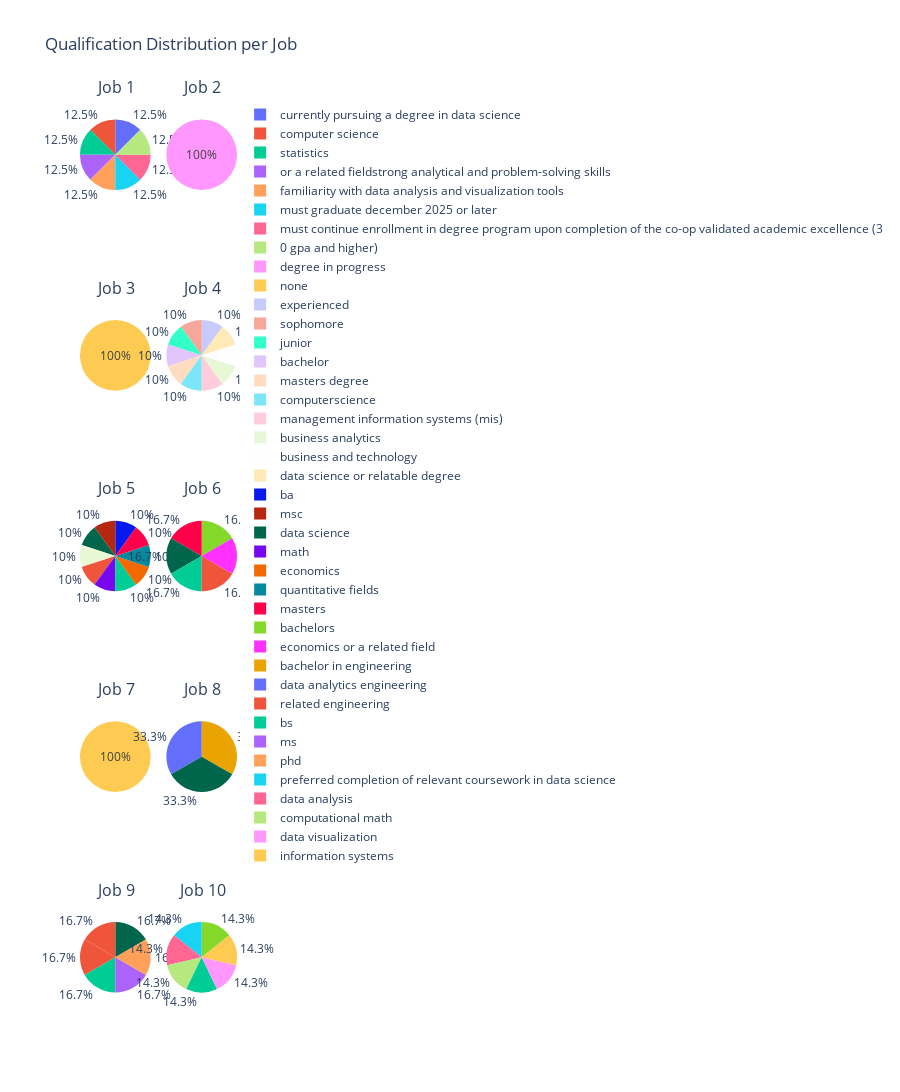

Write notebook code for a chart like this one.
### Code cell
import pandas as pd
import re
import plotly.graph_objects as go
from plotly.subplots import make_subplots

# Load job descriptions
df = pd.read_csv("jobs.csv")
df["Job_Description"] = df["Job_Description"].astype(str)

# Extract qualifications
qualifications_list = []
for desc in df["Job_Description"]:
    match = re.search(r"(?:MINIMUM QUALIFICATIONS:|QUALIFICATIONS:)(.*?)(?:SKILLS:|RESPONSIBILITIES:|LOCATION:|PAY:|APPLICATION DEADLINE:|JOB ID:|$)",
                      desc, re.IGNORECASE | re.DOTALL)
    qualifications = match.group(1).strip().lower() if match else "none"
    qualifications_list.append(qualifications)

# Create a DataFrame for qualifications
qual_df = pd.DataFrame({
    "Job": [f"Job {i+1}" for i in range(len(df))],
    "Qualifications": qualifications_list
})

# Break down the qualification text into separate keywords
qual_keywords = []
for i, row in qual_df.iterrows():
    items = re.split(r"[,\.\n]", row["Qualifications"])
    for item in items:
        clean_item = item.strip()
        if clean_item:
            qual_keywords.append({"Job": row["Job"], "Qualification": clean_item})

qual_keyword_df = pd.DataFrame(qual_keywords)

# Pie chart setup
jobs = qual_keyword_df["Job"].unique()
rows = (len(jobs) + 1) // 2
fig = make_subplots(rows=rows, cols=2, specs=[[{'type': 'domain'}]*2]*rows,
                    subplot_titles=jobs)

# Add pie charts
for idx, job in enumerate(jobs):
    row = (idx // 2) + 1
    col = (idx % 2) + 1
    job_data = qual_keyword_df[qual_keyword_df["Job"] == job]
    count_data = job_data["Qualification"].value_counts()
    fig.add_trace(go.Pie(labels=count_data.index, values=count_data.values, name=job),
                  row=row, col=col)

# Layout
fig.update_layout(title_text="Qualification Distribution per Job", height=300 * rows)
fig.show()

### Figure 1 — Plotly figure (JSON) as saved in the notebook; plotly's stock layout.template omitted (floating-point values rounded to 4 significant figures)
{"data": [{"domain": {"x": [0, 0.45], "y": [0.88, 1]}, "labels": ["currently pursuing a degree in data science", "computer science", "statistics", "or a related fieldstrong analytical and problem-solving skills", "familiarity with data analysis and visualization tools", "must graduate december 2025 or later", "must continue enrollment in degree program upon completion of the co-op validated academic excellence (3", "0 gpa and higher)"], "name": "Job 1", "type": "pie", "values": [1, 1, 1, 1, 1, 1, 1, 1]}, {"domain": {"x": [0.55, 1], "y": [0.88, 1]}, "labels": ["degree in progress"], "name": "Job 2", "type": "pie", "values": [1]}, {"domain": {"x": [0, 0.45], "y": [0.66, 0.78]}, "labels": ["none"], "name": "Job 3", "type": "pie", "values": [1]}, {"domain": {"x": [0.55, 1], "y": [0.66, 0.78]}, "labels": ["experienced", "sophomore", "junior", "bachelor", "masters degree", "computerscience", "management information systems (mis)", "business analytics", "business and technology", "data science or relatable degree"], "name": "Job 4", "type": "pie", "values": [1, 1, 1, 1, 1, 1, 1, 1, 1, 1]}, {"domain": {"x": [0, 0.45], "y": [0.44, 0.56]}, "labels": ["ba", "msc", "data science", "business analytics", "computer science", "math", "statistics", "economics", "quantitative fields", "masters"], "name": "Job 5", "type": "pie", "values": [1, 1, 1, 1, 1, 1, 1, 1, 1, 1]}, {"domain": {"x": [0.55, 1], "y": [0.44, 0.56]}, "labels": ["bachelors", "masters", "data science", "statistics", "computer science", "economics or a related field"], "name": "Job 6", "type": "pie", "values": [1, 1, 1, 1, 1, 1]}, {"domain": {"x": [0, 0.45], "y": [0.22, 0.34]}, "labels": ["none"], "name": "Job 7", "type": "pie", "values": [1]}, {"domain": {"x": [0.55, 1], "y": [0.22, 0.34]}, "labels": ["bachelor in engineering", "data analytics engineering", "data science"], "name": "Job 8", "type": "pie", "values": [1, 1, 1]}, {"domain": {"x": [0, 0.45], "y": [0, 0.12]}, "labels": ["data science", "computer science", "related engineering", "bs", "ms", "phd"], "name": "Job 9", "type": "pie", "values": [1, 1, 1, 1, 1, 1]}, {"domain": {"x": [0.55, 1], "y": [0, 0.12]}, "labels": ["bachelors", "preferred completion of relevant coursework in data science", "data analysis", "computational math", "statistics", "data visualization", "information systems"], "name": "Job 10", "type": "pie", "values": [1, 1, 1, 1, 1, 1, 1]}], "layout": {"annotations": [{"font": {"size": 16}, "showarrow": false, "text": "Job 1", "x": 0.225, "xanchor": "center", "xref": "paper", "y": 1, "yanchor": "bottom", "yref": "paper"}, {"font": {"size": 16}, "showarrow": false, "text": "Job 2", "x": 0.775, "xanchor": "center", "xref": "paper", "y": 1, "yanchor": "bottom", "yref": "paper"}, {"font": {"size": 16}, "showarrow": false, "text": "Job 3", "x": 0.225, "xanchor": "center", "xref": "paper", "y": 0.78, "yanchor": "bottom", "yref": "paper"}, {"font": {"size": 16}, "showarrow": false, "text": "Job 4", "x": 0.775, "xanchor": "center", "xref": "paper", "y": 0.78, "yanchor": "bottom", "yref": "paper"}, {"font": {"size": 16}, "showarrow": false, "text": "Job 5", "x": 0.225, "xanchor": "center", "xref": "paper", "y": 0.56, "yanchor": "bottom", "yref": "paper"}, {"font": {"size": 16}, "showarrow": false, "text": "Job 6", "x": 0.775, "xanchor": "center", "xref": "paper", "y": 0.56, "yanchor": "bottom", "yref": "paper"}, {"font": {"size": 16}, "showarrow": false, "text": "Job 7", "x": 0.225, "xanchor": "center", "xref": "paper", "y": 0.34, "yanchor": "bottom", "yref": "paper"}, {"font": {"size": 16}, "showarrow": false, "text": "Job 8", "x": 0.775, "xanchor": "center", "xref": "paper", "y": 0.34, "yanchor": "bottom", "yref": "paper"}, {"font": {"size": 16}, "showarrow": false, "text": "Job 9", "x": 0.225, "xanchor": "center", "xref": "paper", "y": 0.12, "yanchor": "bottom", "yref": "paper"}, {"font": {"size": 16}, "showarrow": false, "text": "Job 10", "x": 0.775, "xanchor": "center", "xref": "paper", "y": 0.12, "yanchor": "bottom", "yref": "paper"}], "height": 1500, "title": {"text": "Qualification Distribution per Job"}}}
